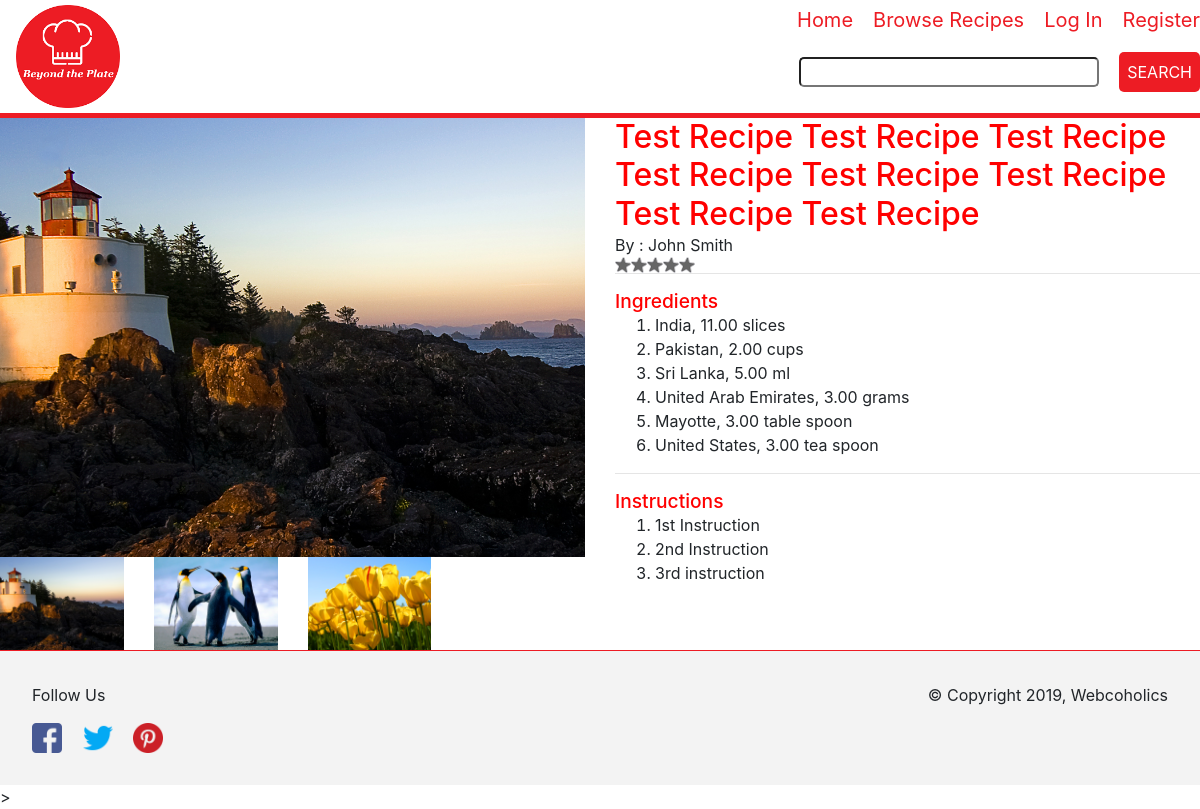
Page /recipedetails.php?id=1554050741 on the committed database.
### tables this page shows
CREATE TABLE `recipes` (
  `id` int(10) NOT NULL,
  `name` varchar(100) NOT NULL,
  `user_id` int(10) NOT NULL,
  `description` varchar(2000) NOT NULL,
  `category` int(2) NOT NULL,
  `is_deleted` int(1) NOT NULL DEFAULT '0',
  `created_date` int(10) NOT NULL,
  `modified_date` int(10) NOT NULL
);

CREATE TABLE `users` (
  `id` int(10) NOT NULL,
  `email` varchar(50) NOT NULL,
  `password` varchar(255) NOT NULL,
  `first_name` varchar(50) NOT NULL,
  `last_name` varchar(50) NOT NULL,
  `last_login` int(10) NOT NULL,
  `role` int(1) NOT NULL,
  `is_deleted` int(1) NOT NULL DEFAULT '0',
  `created_date` int(10) NOT NULL,
  `modified_date` int(10) NOT NULL
);

CREATE TABLE `ingredients` (
  `id` int(6) NOT NULL,
  `name` varchar(50) NOT NULL,
  `recipe_id` int(10) NOT NULL,
  `quantity` float(6,2) NOT NULL,
  `unit_id` int(2) NOT NULL,
  `is_deleted` int(1) NOT NULL DEFAULT '0',
  `created_date` int(10) NOT NULL,
  `modified_date` int(10) NOT NULL
);

CREATE TABLE `units` (
  `id` int(2) NOT NULL,
  `unit_name` varchar(50) NOT NULL,
  `is_deleted` int(1) NOT NULL DEFAULT '0',
  `created_date` int(10) NOT NULL,
  `modified_date` int(10) NOT NULL
);

CREATE TABLE `instructions` (
  `id` int(6) NOT NULL,
  `recipe_id` int(10) NOT NULL,
  `details` varchar(200) NOT NULL,
  `step` int(2) NOT NULL,
  `is_deleted` int(1) NOT NULL DEFAULT '0',
  `created_date` int(10) NOT NULL,
  `modified_date` int(10) NOT NULL
);

### lib/classes/Recipe.php (called while the page is built, shortened)
<?php
	class Recipe
	{
		public function getRecipe($id,$db)
		{
			$sql = "SELECT recipes.*,users.first_name AS 'authorfname',users.last_name AS 'authorlname'
			FROM recipes
			INNER JOIN users
			ON recipes.user_id=users.id  where recipes.is_deleted=0 and recipes.id=:id";
			$pdostm = $db->prepare($sql);
			$pdostm->bindParam(':id',$id);
			$pdostm->execute();
			$recipe=$pdostm->fetch(PDO::FETCH_OBJ);
			return $recipe;
		}
		public function getIngredients($id,$db)
		{
			$sql = "SELECT ingredients.*,units.unit_name AS unit
			FROM ingredients INNER JOIN units
			ON ingredients.unit_id = units.id
			WHERE ingredients.is_deleted=0 and recipe_id=:id";
			$pdostm = $db->prepare($sql);
			$pdostm->bindParam(':id',$id);
			$pdostm->execute();
			$ingredients=$pdostm->fetchAll(PDO::FETCH_OBJ);
			return $ingredients;
		}
		public function getInstructions($id,$db)
		{
			$sql = "SELECT *
			FROM instructions
			WHERE is_deleted=0 and recipe_id=:id
			ORDER BY step ASC";
			$pdostm = $db->prepare($sql);
			$pdostm->bindParam(':id',$id);
			$pdostm->execute();
			$instructions=$pdostm->fetchAll(PDO::FETCH_OBJ);
			return $instructions;
		}
	}
?>

### lib/classes/Ratings.php (called while the page is built, shortened)
<?php
	class Rating
	{
		public function getAverageRatings($rid,$db)
		{
			$sql = "SELECT sum(rating) as sumtotal,count(rating) as cnt FROM ratings where is_deleted=0 and recipe_id=:rid";
			$pst = $db->prepare($sql);
			$pst->bindParam(':rid',$rid);
			$pst->execute();
			$recipeRating=$pst->fetch(PDO::FETCH_OBJ);
			$averageRating=$recipeRating->cnt==0?0:$recipeRating->sumtotal/$recipeRating->cnt;
			return $averageRating;
		}
	}
?>

### views/recipedetails.php (the view, shortened to what this page needs)
<?php
	require_once('lib/classes/Recipe.php');
	$db = Database::getDb();
  	$r=new Recipe();
  	$id = $_GET["id"];
	$recipe=$r->getRecipe($id,$db);
	$images=glob("recipeimages/$id*");
?>
<div class="page-wrapper">
	<div class="row">
		<div class='col-lg-6 col-md-6 col-sm-12 col-xs-12'>
			<div class='row'>
				<div class='col-lg-12 col-md-12 col-sm-12 col-xs-12'>
					<?php
						echo "<img src='$images[0]' id='primaryImage'/>";
					?>
				</div>
			</div>
			<div class='row'>
				<?php
					foreach($images as $image)
					{
						echo "<div class='col-lg-3 col-md-3 col-sm-6 col-xs-6'>
							<img src='$image'/ class='secondaryImage'>
						</div>";					}
				?>
			</div>
		</div>
		<div class='col-lg-6 col-md-6 col-sm-12 col-xs-12'>
			<div class='recipeName'><span class='h2'><?php echo $recipe->name; ?></span>
			</div>
			<div class='recipeDetails'>By : <?php echo $recipe->authorfname." ".$recipe->authorlname; ?>
				<div class='rating'>
					<?php
					$str="";
					$rt = new Rating();
					if(isset($_SESSION["userid"])){
						$userRating = $rt->getUserRating($id,$_SESSION["userid"],$db);
					}
					else{
						$userRating = $rt->getAverageRatings($id,$db);
					}
					for($i=1;$i<=5;$i++)
					{
						$image=$i<=$userRating?"greenstar":"greystar";
						$str.="<div id='star$i' class='star' style=\"background-image:url('images/$image.png');\" data-toggle='modal' data-target='#exampleModal$i' onMouseOver='render($i);' onMouseOut='render($userRating);';></div>
						<div class='modal fade' id='exampleModal$i' tabindex='-1' role='dialog' aria-labelledby='exampleModalLabel' aria-hidden='true'>
							<div class='modal-dialog' role='document'>
                        		<div class='modal-content'>
                        			<div class='modal-header'>
										<h3 class='modal-title' id='exampleModalLabel'>Rate $recipe->name</h3>
                                		<button type='button' class='close' data-dismiss='modal' aria-label='Close'>
                                    		<span aria-hidden='true'>&times;</span>
                                		</button>
                        			</div>
                        			<div class='modal-body'>
                        				<form action='' method='POST'>";
										for($j=1;$j<=$i;$j++)
		                                {
		                                    $str.="<div id='star$i' class='star' style=\"background-image:url('images/greenstar.png');\"></div>";
		                               	}
		                                for($j=1;$j<=5-$i;$j++)
		                                {
		                                	$str.="<div id='star$i' class='star' style=\"background-image:url('images/greystar.png');\"></div>";
		                                }
										$str.="<br><br>
		                            	Tell us why do feel this way for <b></b>
		                            	<textarea id='comment' name='comment' style='width:100%' rows='4'></textarea>
		                            	<input type='hidden' id='rating' name='rating' value='$i' class='form-control'>
		                            	<input type='hidden' id='recipeid' name='recipeid' value='$id' class='form-control'>
									</div>
                        			<div class='modal-footer'>
                                		<button type='button' class='btn btn-danger' data-dismiss='modal'>Close</button>
                                		<button type='submit' name='sbmtBtn' class='btn btn-success' >Post Review</button>
                           	 		</div>
                           	 		</form>
                        		</div>
                        	</div>
						</div>";
					}
					echo $str;
					?>
				</div>
			<hr/>
			<div class='recipeIngredients'><span class='h3'>Ingredients</span><br>
				<?php
					$ingredientStr="<ol>";
					$ingredients = $r->getIngredients($id,$db);
					foreach ($ingredients as $ingredient) {
						$ingredientStr.="<li>$ingredient->name, $ingredient->quantity $ingredient->unit</li>";
					}
					$ingredientStr.="</ol>";
					echo $ingredientStr;
				?>
			</div>
			<hr/>
			<div class='recipeInstructions'><span class='h3'>Instructions</span><br/>
				<?php
					$instructionStr="<ol>";
					$instructions = $r->getInstructions($id,$db);
					foreach ($instructions as $instruction) {
						$instructionStr.="<li>$instruction->details</li>";
					}
					$instructionStr.="</ol>";
					echo $instructionStr;
				?>
			</div>
		</div>
	</div>
</div>

### css/cookbook.css (style rules this page uses)
html { box-sizing: border-box; font-size: 16px; font-family: 'Roboto', sans-serif; color: #ed1c24; }
*, *::before, *::after { box-sizing: inherit; }
body { margin: 0; box-sizing: border-box; }
img { width: 100%; height: auto; }
.page-wrapper { max-width: 1200px; margin: 0 auto; }
.h3 { color:red; font-size:1.2em; }
.h2 { color:red; font-size: 2em; }
.secondaryImage { cursor: pointer; }
.star { float:left; height:1rem; width:1rem; background-size:contain; }

### rows in the picture
recipes: name "Test Recipe Test Recipe Test Recipe Test Recipe Test Recipe Test Recipe Test Recipe Test Recipe", user.first_name "John", user.last_name "Smith"
ingredients: name "India", quantity "11.00", unit.unit_name "slices"
ingredients: name "Pakistan", quantity "2.00", unit.unit_name "cups"
ingredients: name "Sri Lanka", quantity "5.00", unit.unit_name "ml"
ingredients: name "United Arab Emirates", quantity "3.00", unit.unit_name "grams"
ingredients: name "Mayotte", quantity "3.00", unit.unit_name "table spoon"
ingredients: name "United States", quantity "3.00", unit.unit_name "tea spoon"
instructions: details "1st Instruction"
instructions: details "2nd Instruction"
instructions: details "3rd instruction"

### other values in the picture
$linkName "Home"
$linkName "Browse Recipes"
$linkName "Log In"
$linkName "Register"
